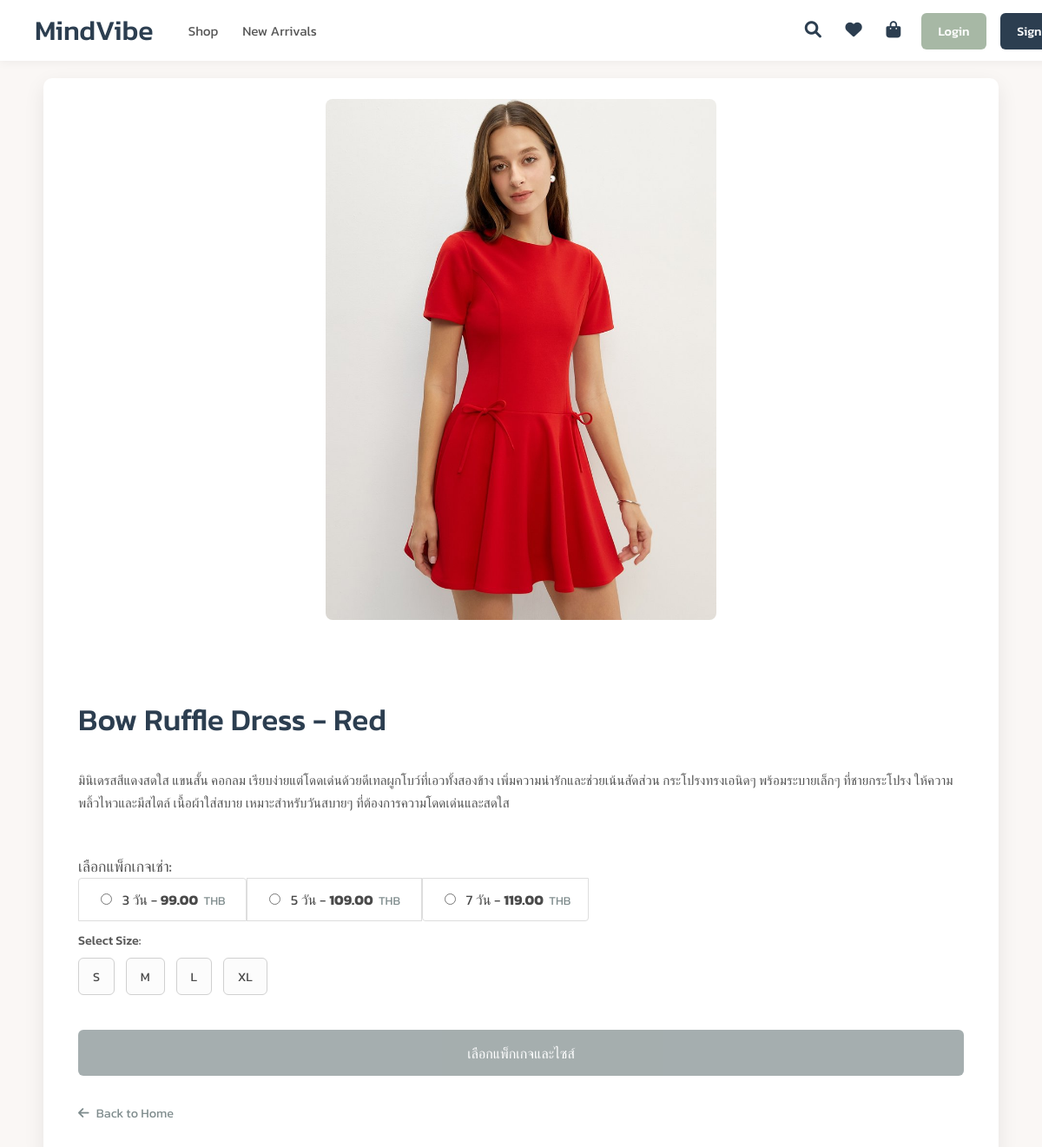
Page /clothing/11/ on the committed database.
### clothes/models.py (models this page shows, shortened)
class Clothing(models.Model):
    category = models.ForeignKey(
        'Category',
        related_name='clothes',
        on_delete=models.SET_NULL,
        null=True,
        blank=True,
        help_text="เลือกหมวดหมู่สำหรับชุดนี้"
    )
    name = models.CharField(max_length=100, help_text="ชื่อชุด")
    slug = models.SlugField(max_length=120, unique=True, blank=True, help_text="URL (สร้างจากชื่ออัตโนมัติ)")
    description = models.TextField(help_text="รายละเอียดชุด, เนื้อผ้า, คำแนะนำในการเช่า (ถ้ามี)")
    image = models.ImageField(upload_to='clothing_images/', help_text="รูปภาพหลักของชุด")
    price_3_days = models.DecimalField(max_digits=10, decimal_places=2, null=True, blank=True, help_text="ราคาเช่า 3 วัน (บาท)")
    price_5_days = models.DecimalField(max_digits=10, decimal_places=2, null=True, blank=True, help_text="ราคาเช่า 5 วัน (บาท)")
    price_7_days = models.DecimalField(max_digits=10, decimal_places=2, null=True, blank=True, help_text="ราคาเช่า 7 วัน (บาท)")
    available_for_rent = models.BooleanField(default=True, help_text="ชุดนี้พร้อมให้เช่าหรือไม่?")
    created_at = models.DateTimeField(default=timezone.now)
    updated_at = models.DateTimeField(auto_now=True)
    class Meta:
        verbose_name = "สินค้าเสื้อผ้า"
        verbose_name_plural = "สินค้าเสื้อผ้า"
        ordering = ['-created_at', 'name']

### clothes/views.py (the view)
# urls.py: path('clothing/<int:pk>/', views.detail, name='detail'),
def detail(request, pk):
    item = get_object_or_404(Clothing, pk=pk)
    return render(request, 'clothes/detail.html', {'item': item})

### clothes/templates/clothes/detail.html (shortened to what this page needs)
{% load static %}
<!DOCTYPE html>
<html lang="en">
<head>
  <link rel="stylesheet" href="https://cdnjs.cloudflare.com/ajax/libs/font-awesome/6.0.0-beta3/css/all.min.css">
</head>
<body>
  <nav class="navbar">
    <div class="navbar-left">
        <div class="navbar-logo">
            <a href="{% url 'clothes:home' %}">MindVibe</a>
        </div>
        <div class="navbar-categories">
            <a href="#">Shop</a>
            <a href="{% url 'clothes:new_arrivals' %}">New Arrivals</a>
        </div>
    </div>
    <div class="navbar-right">
        <div class="navbar-icons">
            <a href="#" aria-label="Search"><i class="fas fa-search"></i></a>
            <a href="#" aria-label="Wishlist"><i class="fas fa-heart"></i></a>
            <a href="#" aria-label="Shopping Bag"><i class="fas fa-shopping-bag"></i></a>
        </div>
        <div class="navbar-auth">
            {% if user.is_authenticated %}
                <span class="user-greeting">Hi, {{ user.username|default:'User' }}</span>
                <a href="{% url 'clothes:logout' %}" class="btn-logout">Logout</a>
            {% else %}
                <a href="{% url 'clothes:login' %}" class="btn-login">Login</a>
                <a href="{% url 'clothes:signup' %}" class="btn-signup">Sign Up</a>
            {% endif %}
        </div>
    </div>
  </nav>
  <div class="container">
    <div class="image-column">
        {% if item.image %}
            <img src="{{ item.image.url }}" alt="{{ item.name }}">
        {% else %}
            <img src="https://placehold.co/400x500/E0E0E0/A0A0A0?text=No+Image" alt="{{ item.name }}">
        {% endif %}
    </div>
    <div class="info-column">
      <h1>{{ item.name }}</h1>
      <p class="description">{{ item.description }}</p>
        <form id="addToCartForm" method="POST" action="{% url 'clothes:add_to_cart' item.pk %}">
            {% if item.price_3_days or item.price_5_days or item.price_7_days %}
                <div class="rental-options-wrapper" style="margin-bottom: 1.5rem;">
                    <h4 style="font-size: 1.1rem; font-weight: 500; color: #555; margin-bottom: 0.8rem;">เลือกแพ็กเกจเช่า:</h4>
                    <div id="rentalDurationOptions">
                        {% if item.price_3_days %}
                        <label class="list-group-item">
                            <input type="radio" name="rental_duration" value="3_days" data-price="{{ item.price_3_days|floatformat:2 }}" data-duration-text="3 วัน" required class="rental-duration-radio">
                            <span>3 วัน - </span><span style="font-weight:bold;">{{ item.price_3_days|floatformat:2 }}</span><span class="currency" style="font-size: 0.85rem; color: #7f8c8d; margin-left: 0.2rem;"> THB</span>
                        </label>
                        {% endif %}
                        {% if item.price_5_days %}
                        <label class="list-group-item">
                            <input type="radio" name="rental_duration" value="5_days" data-price="{{ item.price_5_days|floatformat:2 }}" data-duration-text="5 วัน" required class="rental-duration-radio">
                            <span>5 วัน - </span><span style="font-weight:bold;">{{ item.price_5_days|floatformat:2 }}</span><span class="currency" style="font-size: 0.85rem; color: #7f8c8d; margin-left: 0.2rem;"> THB</span>
                        </label>
                        {% endif %}
                        {% if item.price_7_days %}
                        <label class="list-group-item">
                            <input type="radio" name="rental_duration" value="7_days" data-price="{{ item.price_7_days|floatformat:2 }}" data-duration-text="7 วัน" required class="rental-duration-radio">
                            <span>7 วัน - </span><span style="font-weight:bold;">{{ item.price_7_days|floatformat:2 }}</span><span class="currency" style="font-size: 0.85rem; color: #7f8c8d; margin-left: 0.2rem;"> THB</span>
                        </label>
                        {% endif %}
                    </div>
                </div>
            {% else %}
                <p class="price-tag" style="color: #c0392b;">Price on request</p>
                <p style="font-size: 0.9rem; color: #7f8c8d; margin-top: -1rem; margin-bottom: 1.5rem;">
                    กรุณาติดต่อสอบถามข้อมูลราคา
                </p>
            {% endif %}
            <div class="size-wrapper">
                <label>Select Size:</label>
                <div class="size-buttons">
                    <button type="button" class="size-btn" onclick="selectSize(this, 'S')">S</button>
                    <button type="button" class="size-btn" onclick="selectSize(this, 'M')">M</button>
                    <button type="button" class="size-btn" onclick="selectSize(this, 'L')">L</button>
                    <button type="button" class="size-btn" onclick="selectSize(this, 'XL')">XL</button>
                </div>
            </div>
            {% if item.available_for_rent %}
                <button type="submit" id="submitAddToCartBtn" class="add-to-cart-btn" disabled>
                </button>
            {% else %}
                <button type="button" class="add-to-cart-btn" disabled>
                    Currently Unavailable
                </button>
            {% endif %}
        </form>
      <a href="{% url 'clothes:home' %}" class="back-link"><i class="fas fa-arrow-left"></i> Back to Home</a>
    </div>
  </div>
</body>
</html>

### clothes/templates/clothes/detail.html (style rules this page uses)
body { font-family: 'Kanit', sans-serif; background-color: #FAF7F5; color: #4A4A4A; margin: 0; padding: 2rem; padding-top: 90px; display: flex; justify-content: center; align-items: flex-start; min-height: 100vh; }
.container { display: flex; flex-wrap: wrap; max-width: 1100px; width: 100%; background-color: #FFFFFF; border-radius: 10px; box-shadow: 0 8px 25px rgba(0, 0, 0, 0.08); overflow: hidden; }
.image-column { flex: 1 1 50%; min-width: 300px; padding: 1.5rem; display: flex; justify-content: center; align-items: center; }
.image-column img { max-width: 100%; max-height: 600px; height: auto; border-radius: 8px; object-fit: cover; }
.info-column { flex: 1 1 50%; min-width: 300px; padding: 2.5rem; display: flex; flex-direction: column; }
.info-column h1 { font-size: 2.2rem; color: #2C3E50; margin-bottom: 1rem; font-weight: 500; }
.info-column .description { font-size: 0.95rem; line-height: 1.7; color: #555; margin-bottom: 1.5rem; }
.rental-options-wrapper label.list-group-item { cursor: pointer; border: 1px solid #ddd; padding: 0.75rem 1.25rem; margin-bottom: -1px; border-radius: 0; transition: background-color 0.2s ease; }
.rental-options-wrapper label.list-group-item:first-child { border-top-left-radius: .25rem; border-top-right-radius: .25rem; }
.rental-options-wrapper label.list-group-item:last-child { border-bottom-left-radius: .25rem; border-bottom-right-radius: .25rem; margin-bottom: 0; }
.rental-options-wrapper input[type="radio"] { margin-right: 0.5rem; }
.size-wrapper { margin-bottom: 1.5rem; }
.size-wrapper > label { display: block; margin-bottom: 0.6rem; color: #555555; font-weight: 500; font-size: 0.9rem; }
.size-buttons { display: flex; gap: 0.8rem; }
.size-btn { padding: 0.6rem 1rem; border: 1px solid #D0D0D0; border-radius: 6px; background-color: #FCFCFC; color: #4A4A4A; cursor: pointer; font-family: 'Kanit', sans-serif; font-size: 0.9rem; transition: background-color 0.2s ease, border-color 0.2s ease, color 0.2s ease; }
.add-to-cart-btn { font-family: 'Kanit', sans-serif; font-size: 1rem; font-weight: 500; padding: 0.9rem 1.5rem; background-color: #2C3E50; color: white; border: none; border-radius: 6px; cursor: pointer; text-decoration: none; display: inline-block; width: 100%; text-align: center; transition: background-color 0.25s ease, transform 0.15s ease, opacity 0.25s ease; margin-top: 1rem; }
.add-to-cart-btn:disabled { background-color: #7f8c8d; cursor: not-allowed; opacity: 0.7; }
.back-link { display: inline-block; margin-top: 2rem; color: #7F8C8D; text-decoration: none; font-size: 0.9rem; transition: color 0.2s ease; }
.back-link i { margin-right: 0.3rem; }
.navbar { background-color: #FFFFFF; height: 70px; padding: 0 2.5rem; box-shadow: 0 2px 10px rgba(0, 0, 0, 0.05); display: flex; justify-content: space-between; align-items: center; position: fixed; top: 0; left: 0; width: 100%; z-index: 1000; }
.navbar-left { display: flex; align-items: center; }
.navbar-logo a { font-size: 2rem; font-weight: 500; color: #2C3E50; text-decoration: none; margin-right: 2.5rem; }
.navbar-categories a { color: #555; text-decoration: none; margin-right: 1.5rem; font-weight: 400; font-size: 0.95rem; transition: color 0.2s ease; }
.navbar-right { display: flex; align-items: center; }
.navbar-icons a, .navbar-auth > a, .navbar-auth > span { color: #2C3E50; text-decoration: none; margin-left: 1.5rem; font-size: 1.1rem; transition: color 0.2s ease; }
.navbar-icons a i { font-size: 1.2rem; }
.navbar-auth .btn-login, .navbar-auth .btn-signup, .navbar-auth .btn-logout { padding: 0.6rem 1.2rem; border-radius: 6px; color: white; font-weight: 500; text-decoration: none; transition: background-color 0.25s ease, transform 0.15s ease; border: none; font-size: 0.9rem; }
.navbar-auth .btn-login { background-color: #A7B8A5; }
.navbar-auth .btn-signup { background-color: #2C3E50; margin-left:0.8rem; }

### rows in the picture
Clothing: image (picture), name "Bow Ruffle Dress - Red", description "มินิเดรสสีแดงสดใส แขนสั้น คอกลม เรียบง่ายแต่โดดเด่นด้วยดีเทลผูกโบว์ที่เอวทั้งสองข้าง เพิ่มความน่ารักและช่วยเน้นสัดส่วน กระโปรงทรงเอนิดๆ พร้อมระบายเล็กๆ ที่ชายกระโปรง ให้ความพลิ้วไหวและมีสไตล์ เนื้อผ้าใส่สบาย เหมาะสำหรับวันสบายๆ ที่ต้องการความโดดเด่นและสดใส", price_3_days "99.00", price_5_days "109.00", price_7_days "119.00"
